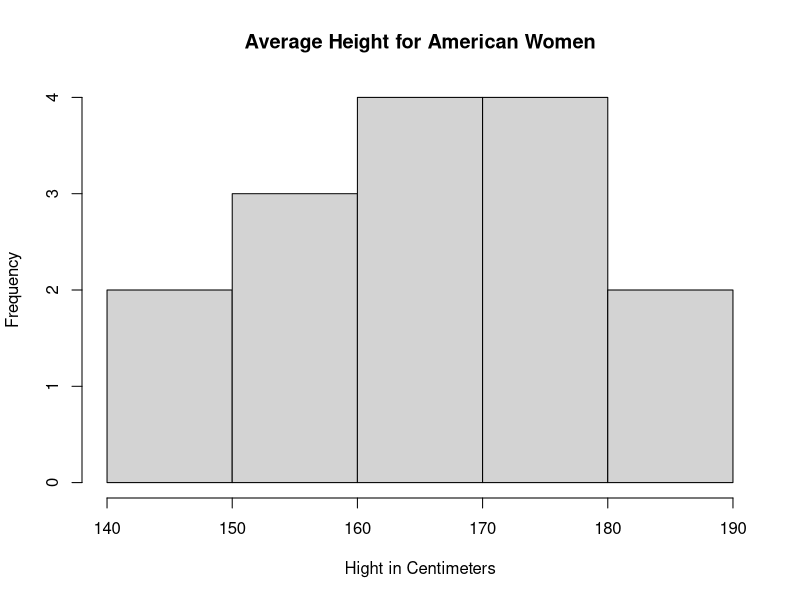
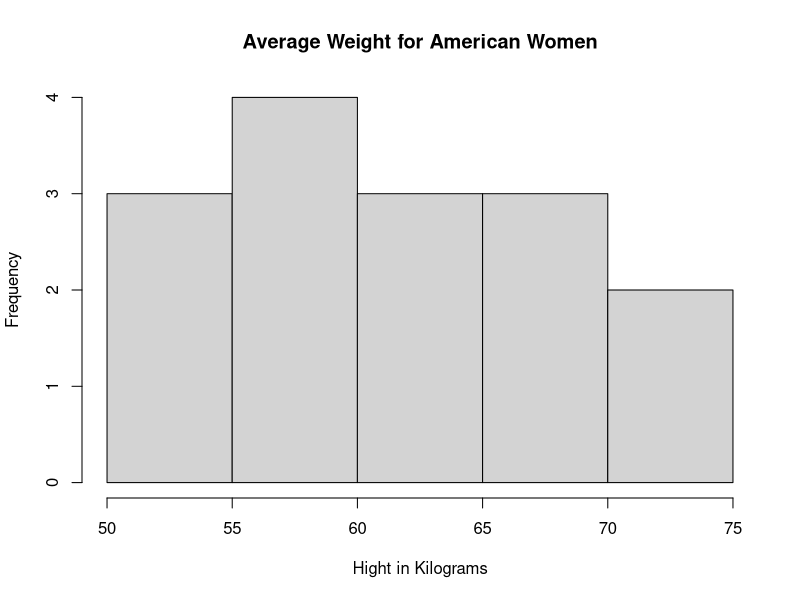
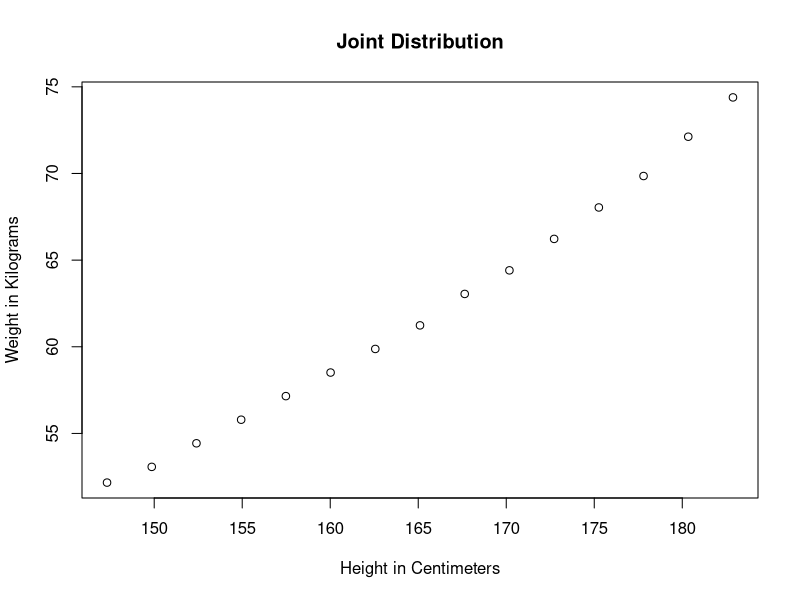

Write R code to recreate these figures, in order.
##################################
# Assignment 1: Data Science Course
# Kyle Ott & Cornelius Schneider
# 26 September 2014
##################################


##################################################
# Average Heights and Weights for American Women #
##################################################


setwd ('/Users/Kyle/Dropbox/Fall_2014/Collab_Data/Assignment1_Ott_Schneider')
#change the directory above to your local director to run this file through


# Pick the dataset
data(women)
?women

# What are the variables?
names(women)

# Convert the variables in centimeters and kilograms
women$height_cm<-women$height*2.54
women$weight_kg<-women$weight*0.45359237

# Descriptive Statistics on the Distribution
#########
summary(women)

# Histogram for Height
hist(women$height_cm,
     main='Average Height for American Women',
     xlab='Hight in Centimeters') 

# Histogram for Weight
hist(women$weight_kg,
     main='Average Weight for American Women',
     xlab='Hight in Kilograms') 

# Plot
plot(women$height_cm, women$weight_kg,main='Joint Distribution',
     xlab='Height in Centimeters',
     ylab='Weight in Kilograms')

#Variance for Height in Centimeters
var(women$height_cm)

# Variance for Weight in Kilogram
var(women$weight_kg)

# Standard Deviation for Height in Centimeners
sd(women$height_cm)

# Standard Deviation for Weight in Kilograms
sd(women$weight_kg)
